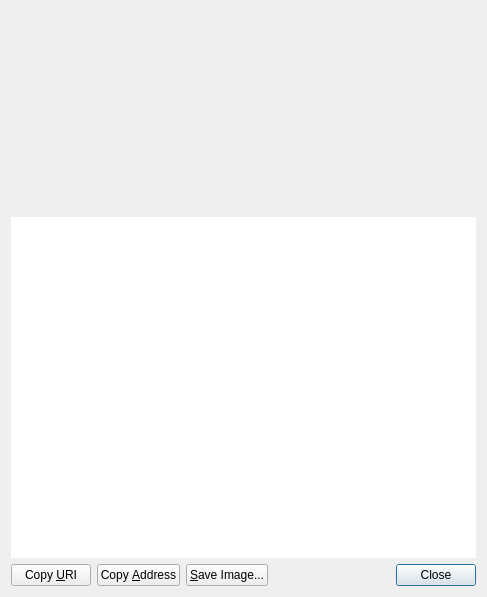
<?xml version="1.0" encoding="UTF-8"?>
<ui version="4.0">
 <class>ReceiveRequestDialog</class>
 <widget class="QDialog" name="ReceiveRequestDialog">
  <property name="geometry">
   <rect>
    <x>0</x>
    <y>0</y>
    <width>487</width>
    <height>597</height>
   </rect>
  </property>
  <layout class="QVBoxLayout" name="verticalLayout_3">
   <item>
    <widget class="QRImageWidget" name="lblQRCode">
     <property name="sizePolicy">
      <sizepolicy hsizetype="Expanding" vsizetype="Fixed">
       <horstretch>0</horstretch>
       <verstretch>0</verstretch>
      </sizepolicy>
     </property>
     <property name="minimumSize">
      <size>
       <width>250</width>
       <height>200</height>
      </size>
     </property>
     <property name="toolTip">
      <string>QR Code</string>
     </property>
     <property name="textFormat">
      <enum>Qt::PlainText</enum>
     </property>
     <property name="alignment">
      <set>Qt::AlignCenter</set>
     </property>
     <property name="wordWrap">
      <bool>true</bool>
     </property>
    </widget>
   </item>
   <item>
    <widget class="QTextEdit" name="outUri">
     <property name="sizePolicy">
      <sizepolicy hsizetype="Expanding" vsizetype="Expanding">
       <horstretch>0</horstretch>
       <verstretch>0</verstretch>
      </sizepolicy>
     </property>
     <property name="minimumSize">
      <size>
       <width>0</width>
       <height>50</height>
      </size>
     </property>
     <property name="frameShape">
      <enum>QFrame::NoFrame</enum>
     </property>
     <property name="frameShadow">
      <enum>QFrame::Plain</enum>
     </property>
     <property name="tabChangesFocus">
      <bool>true</bool>
     </property>
     <property name="textInteractionFlags">
      <set>Qt::TextSelectableByKeyboard|Qt::TextSelectableByMouse</set>
     </property>
    </widget>
   </item>
   <item>
    <layout class="QHBoxLayout" name="horizontalLayout">
     <item>
      <widget class="QPushButton" name="btnCopyURI">
       <property name="text">
        <string>Copy &amp;URI</string>
       </property>
       <property name="autoDefault">
        <bool>false</bool>
       </property>
      </widget>
     </item>
     <item>
      <widget class="QPushButton" name="btnCopyAddress">
       <property name="text">
        <string>Copy &amp;Address</string>
       </property>
       <property name="autoDefault">
        <bool>false</bool>
       </property>
      </widget>
     </item>
     <item>
      <widget class="QPushButton" name="btnSaveAs">
       <property name="text">
        <string>&amp;Save Image...</string>
       </property>
       <property name="autoDefault">
        <bool>false</bool>
       </property>
      </widget>
     </item>
     <item>
      <spacer name="horizontalSpacer_2">
       <property name="orientation">
        <enum>Qt::Horizontal</enum>
       </property>
       <property name="sizeHint" stdset="0">
        <size>
         <width>40</width>
         <height>20</height>
        </size>
       </property>
      </spacer>
     </item>
     <item>
      <widget class="QDialogButtonBox" name="buttonBox">
       <property name="standardButtons">
        <set>QDialogButtonBox::Close</set>
       </property>
      </widget>
     </item>
    </layout>
   </item>
  </layout>
 </widget>
 <customwidgets>
  <customwidget>
   <class>QRImageWidget</class>
   <extends>QLabel</extends>
   <header>qt/receiverequestdialog.h</header>
  </customwidget>
 </customwidgets>
 <resources/>
 <connections>
  <connection>
   <sender>buttonBox</sender>
   <signal>rejected()</signal>
   <receiver>ReceiveRequestDialog</receiver>
   <slot>reject()</slot>
   <hints>
    <hint type="sourcelabel">
     <x>452</x>
     <y>573</y>
    </hint>
    <hint type="destinationlabel">
     <x>243</x>
     <y>298</y>
    </hint>
   </hints>
  </connection>
  <connection>
   <sender>buttonBox</sender>
   <signal>accepted()</signal>
   <receiver>ReceiveRequestDialog</receiver>
   <slot>accept()</slot>
   <hints>
    <hint type="sourcelabel">
     <x>452</x>
     <y>573</y>
    </hint>
    <hint type="destinationlabel">
     <x>243</x>
     <y>298</y>
    </hint>
   </hints>
  </connection>
 </connections>
</ui>
